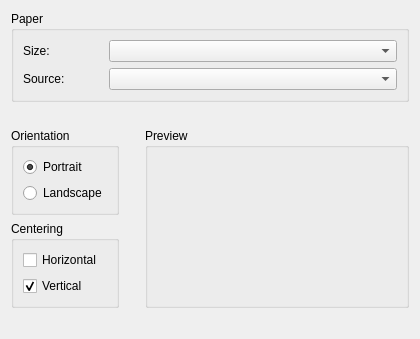
     <widget class="QWidget" name="TabPage">
      <attribute name="title">
       <string>Paper</string>
      </attribute>
      <layout class="QVBoxLayout">
       <item>
        <widget class="QGroupBox" name="groupBox4_1">
         <property name="title">
          <string>Paper</string>
         </property>
         <layout class="QGridLayout">
          <item row="0" column="0">
           <widget class="QLabel" name="textLabel1_8">
            <property name="minimumSize">
             <size>
              <width>80</width>
              <height>0</height>
             </size>
            </property>
            <property name="text">
             <string>Size:</string>
            </property>
            <property name="wordWrap">
             <bool>false</bool>
            </property>
           </widget>
          </item>
          <item row="0" column="1">
           <widget class="QComboBox" name="comboBox4_1">
            <property name="sizePolicy">
             <sizepolicy hsizetype="Expanding" vsizetype="Fixed">
              <horstretch>0</horstretch>
              <verstretch>0</verstretch>
             </sizepolicy>
            </property>
           </widget>
          </item>
          <item row="1" column="1">
           <widget class="QComboBox" name="comboBox4_2"/>
          </item>
          <item row="1" column="0">
           <widget class="QLabel" name="textLabel2_4">
            <property name="text">
             <string>Source:</string>
            </property>
            <property name="wordWrap">
             <bool>false</bool>
            </property>
           </widget>
          </item>
         </layout>
        </widget>
       </item>
       <item>
        <spacer name="spacer128">
         <property name="orientation">
          <enum>Qt::Vertical</enum>
         </property>
         <property name="sizeType">
          <enum>QSizePolicy::Minimum</enum>
         </property>
         <property name="sizeHint" stdset="0">
          <size>
           <width>20</width>
           <height>20</height>
          </size>
         </property>
        </spacer>
       </item>
       <item>
        <layout class="QGridLayout">
         <item row="0" column="0">
          <widget class="QGroupBox" name="boxGroup4_1">
           <property name="title">
            <string>Orientation</string>
           </property>
           <layout class="QVBoxLayout">
            <item>
             <widget class="QRadioButton" name="radioButton4_1">
              <property name="text">
               <string>Portrait</string>
              </property>
              <property name="checked">
               <bool>true</bool>
              </property>
              <attribute name="buttonGroup">
               <string notr="true">buttonGroup4_1</string>
              </attribute>
             </widget>
            </item>
            <item>
             <widget class="QRadioButton" name="radioButton4_2">
              <property name="text">
               <string>Landscape</string>
              </property>
              <attribute name="buttonGroup">
               <string notr="true">buttonGroup4_1</string>
              </attribute>
             </widget>
            </item>
           </layout>
          </widget>
         </item>
         <item row="0" column="1" rowspan="2">
          <spacer name="spacer261">
           <property name="orientation">
            <enum>Qt::Horizontal</enum>
           </property>
           <property name="sizeType">
            <enum>QSizePolicy::Minimum</enum>
           </property>
           <property name="sizeHint" stdset="0">
            <size>
             <width>20</width>
             <height>20</height>
            </size>
           </property>
          </spacer>
         </item>
         <item row="1" column="0">
          <widget class="QGroupBox" name="boxGroup4_2">
           <property name="title">
            <string>Centering</string>
           </property>
           <layout class="QVBoxLayout">
            <item>
             <widget class="QCheckBox" name="checkBox4_1">
              <property name="text">
               <string>Horizontal</string>
              </property>
              <property name="checked">
               <bool>false</bool>
              </property>
              <attribute name="buttonGroup">
               <string notr="true">buttonGroup4_2</string>
              </attribute>
             </widget>
            </item>
            <item>
             <widget class="QCheckBox" name="checkBox4_2">
              <property name="text">
               <string>Vertical</string>
              </property>
              <property name="checked">
               <bool>true</bool>
              </property>
              <attribute name="buttonGroup">
               <string notr="true">buttonGroup4_2</string>
              </attribute>
             </widget>
            </item>
           </layout>
          </widget>
         </item>
         <item row="0" column="2" rowspan="2">
          <widget class="QGroupBox" name="groupBox4_2">
           <property name="title">
            <string>Preview</string>
           </property>
           <layout class="QHBoxLayout">
            <item>
             <spacer name="spacer165">
              <property name="orientation">
               <enum>Qt::Horizontal</enum>
              </property>
              <property name="sizeType">
               <enum>QSizePolicy::Expanding</enum>
              </property>
              <property name="sizeHint" stdset="0">
               <size>
                <width>20</width>
                <height>20</height>
               </size>
              </property>
             </spacer>
            </item>
            <item>
             <widget class="QLabel" name="pixmapLabel4_1">
              <property name="sizePolicy">
               <sizepolicy hsizetype="Fixed" vsizetype="Fixed">
                <horstretch>0</horstretch>
                <verstretch>0</verstretch>
               </sizepolicy>
              </property>
              <property name="minimumSize">
               <size>
                <width>200</width>
                <height>130</height>
               </size>
              </property>
              <property name="maximumSize">
               <size>
                <width>200</width>
                <height>130</height>
               </size>
              </property>
              <property name="scaledContents">
               <bool>true</bool>
              </property>
              <property name="wordWrap">
               <bool>false</bool>
              </property>
             </widget>
            </item>
            <item>
             <spacer name="spacer166">
              <property name="orientation">
               <enum>Qt::Horizontal</enum>
              </property>
              <property name="sizeType">
               <enum>QSizePolicy::Expanding</enum>
              </property>
              <property name="sizeHint" stdset="0">
               <size>
                <width>20</width>
                <height>20</height>
               </size>
              </property>
             </spacer>
            </item>
           </layout>
          </widget>
         </item>
        </layout>
       </item>
       <item>
        <spacer name="spacer164">
         <property name="orientation">
          <enum>Qt::Vertical</enum>
         </property>
         <property name="sizeType">
          <enum>QSizePolicy::MinimumExpanding</enum>
         </property>
         <property name="sizeHint" stdset="0">
          <size>
           <width>20</width>
           <height>20</height>
          </size>
         </property>
        </spacer>
       </item>
      </layout>
     </widget>
